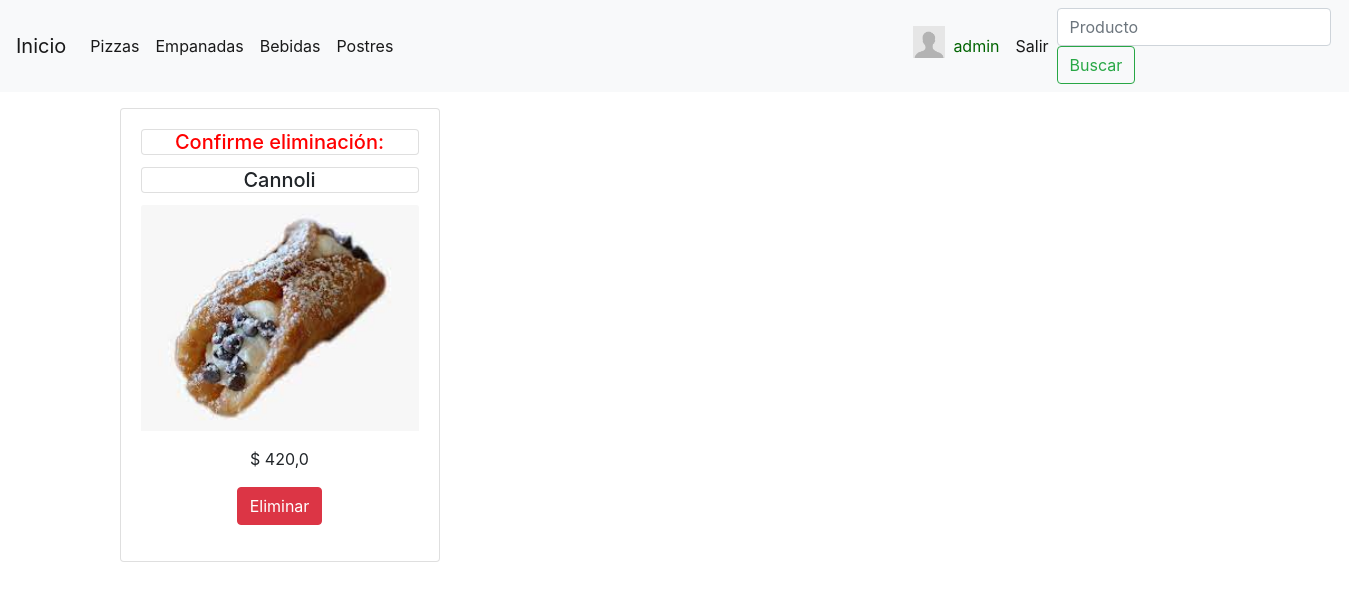
The page /eliminar_postre/4/ (signed in) on the database its author committed.
### pizza_web/models.py (models this page shows)
class postre (models.Model):
    nombre=models.CharField(max_length=30, unique=True)
    precio=models.FloatField()
    apto_delivery=models.BooleanField()
    gluten_free=models.BooleanField()
    foto =  models.ImageField(upload_to= 'postres', blank=True, null=True)

### pizza_web/views.py (the view)
def eliminar_postre_view(request, pk):
    postre_eliminado=postre.objects.get(id=pk)
    if request.method ==  'GET':
        context = {'postre_eliminado': postre_eliminado}
    else:
        postre_eliminado.delete()
        return redirect ('postres')
    return render(request, 'eliminar_postre.html', context=context)

### templates/eliminar_postre.html (shortened to what this page needs)
{% extends 'base.html' %}
{% block contenido %}
{% if postre_eliminado %}
    <div class="container">
        <div class="card-columns mt-3">
          <div class="card text-center" style="width: 20rem; align-items: center;">
            <div class="card-body" style="align-content: center">
                <h5 class="card text-center" style="color:red">Confirme eliminación:</h5>
                <h5 class="card text-center">{{postre_eliminado.nombre}}</h5>
                {% if postre_eliminado.foto %}
                <img src="{{postre_eliminado.foto.url}}" class="card-img-top" >
                {% endif %}
                <p class="card-text">$ {{postre_eliminado.precio}}</p>
                {% if request.user.is_superuser %}
                <form action = "/eliminar_postre/{{postre_eliminado.id}}/" method = 'POST' style="margin-bottom: 1rem;" >
                    <button class="btn btn-danger" type="submit" >Eliminar</button>
                    </form>
                {% endif %}
            </div>
          </div>
        </div>
        </div>
{% endif %}
{% endblock %}

### templates/base.html (shortened to what this page needs)
<!DOCTYPE html>
<html lang="en">
<head>
    <link rel="stylesheet" href="https://cdn.jsdelivr.net/npm/bootstrap@4.6.1/dist/css/bootstrap.min.css"
>
</head>
<body><nav class="navbar navbar-expand-lg navbar-light bg-light">
  <a class="navbar-brand" href="/">Inicio</a>
  <div class="collapse navbar-collapse" id="navbarSupportedContent">
    <ul class="navbar-nav mr-auto">
      <li class="nav-item active">
        <a class="nav-link" href="/pizzas/">Pizzas <span class="sr-only">(current)</span></a>
      </li>
      <li class="nav-item">
        <a class="nav-link active" href="/empanadas/">Empanadas</a>
      </li>
      <li class="nav-item">
        <a class="nav-link active" href="/bebidas/">Bebidas</a>
      </li>
      <li class="nav-item" style="margin-right:32rem">
        <a class="nav-link active" href="/postres/">Postres</a>
      </li>
      {% if request.user.is_authenticated  %}
      {% if request.user.image %}
      <li class="nav-item">
        <img src='{{request.user.image.url}}' style=height:2rem>
      </li>
      {% else %}
      <li class="nav-item">
        <img src='anonimo.png' style=height:2rem  >
      </li>
      {% endif %}
      <li class="nav-item">
        <a class="nav-link active" style="color:darkgreen" href="/accounts/profile/">{{request.user.username}}</a>
      </li>
      <li class="nav-item">
        <a class="nav-link active" href="/logout/">Salir</a>
      </li>
      {% endif %}
    </ul>
  <form class="form-inline my-2 my-lg-0" action = "/buscar/" method = "GET">
      <input class="form-control mr-sm-2" type="text" placeholder="Producto" aria-label="Search" name = 'search'>
      <button class="btn btn-outline-success my-2 my-sm-0" type="submit">Buscar</button>
  </form>
  </div>
</nav>
      {% block contenido %}
      {%endblock%}
<br>
<br>
<br>
</body>
</html>

### rows shown on the page
postre: nombre "Cannoli", foto (picture), precio "420,0"

### other values the page prints
{{ request.user.username }} "admin"
